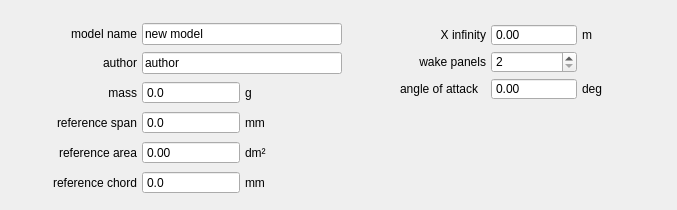
      <widget class="QWidget" name="tabGlobal">
       <attribute name="title">
        <string>Global Settings</string>
       </attribute>
       <widget class="QWidget" name="gridLayoutWidget">
        <property name="geometry">
         <rect>
          <x>20</x>
          <y>20</y>
          <width>322</width>
          <height>181</height>
         </rect>
        </property>
        <layout class="QGridLayout" name="gridLayout_2" columnstretch="2,0,0">
         <property name="horizontalSpacing">
          <number>5</number>
         </property>
         <property name="verticalSpacing">
          <number>4</number>
         </property>
         <item row="0" column="0">
          <widget class="QLabel" name="label">
           <property name="sizePolicy">
            <sizepolicy hsizetype="Minimum" vsizetype="Preferred">
             <horstretch>0</horstretch>
             <verstretch>0</verstretch>
            </sizepolicy>
           </property>
           <property name="text">
            <string>model name</string>
           </property>
           <property name="alignment">
            <set>Qt::AlignRight|Qt::AlignTrailing|Qt::AlignVCenter</set>
           </property>
           <property name="margin">
            <number>2</number>
           </property>
          </widget>
         </item>
         <item row="0" column="1" colspan="2">
          <widget class="QLineEdit" name="globalSettingsModelName">
           <property name="minimumSize">
            <size>
             <width>200</width>
             <height>0</height>
            </size>
           </property>
           <property name="text">
            <string>new model</string>
           </property>
          </widget>
         </item>
         <item row="2" column="0">
          <widget class="QLabel" name="label_2">
           <property name="sizePolicy">
            <sizepolicy hsizetype="Minimum" vsizetype="Preferred">
             <horstretch>0</horstretch>
             <verstretch>0</verstretch>
            </sizepolicy>
           </property>
           <property name="text">
            <string>mass</string>
           </property>
           <property name="alignment">
            <set>Qt::AlignRight|Qt::AlignTrailing|Qt::AlignVCenter</set>
           </property>
           <property name="margin">
            <number>2</number>
           </property>
          </widget>
         </item>
         <item row="2" column="1">
          <widget class="QDoubleSpinBox" name="globalSettingsMass">
           <property name="buttonSymbols">
            <enum>QAbstractSpinBox::NoButtons</enum>
           </property>
           <property name="decimals">
            <number>1</number>
           </property>
           <property name="maximum">
            <double>999990.000000000000000</double>
           </property>
          </widget>
         </item>
         <item row="3" column="0">
          <widget class="QLabel" name="label_13">
           <property name="sizePolicy">
            <sizepolicy hsizetype="Minimum" vsizetype="Preferred">
             <horstretch>0</horstretch>
             <verstretch>0</verstretch>
            </sizepolicy>
           </property>
           <property name="text">
            <string>reference span</string>
           </property>
           <property name="alignment">
            <set>Qt::AlignRight|Qt::AlignTrailing|Qt::AlignVCenter</set>
           </property>
           <property name="margin">
            <number>2</number>
           </property>
          </widget>
         </item>
         <item row="3" column="1">
          <widget class="QDoubleSpinBox" name="globalSettingsReferenceSpan">
           <property name="buttonSymbols">
            <enum>QAbstractSpinBox::NoButtons</enum>
           </property>
           <property name="decimals">
            <number>1</number>
           </property>
           <property name="maximum">
            <double>999990.000000000000000</double>
           </property>
          </widget>
         </item>
         <item row="2" column="2">
          <widget class="QLabel" name="label_22">
           <property name="text">
            <string>g</string>
           </property>
           <property name="margin">
            <number>2</number>
           </property>
          </widget>
         </item>
         <item row="3" column="2">
          <widget class="QLabel" name="label_23">
           <property name="text">
            <string>mm</string>
           </property>
           <property name="margin">
            <number>2</number>
           </property>
          </widget>
         </item>
         <item row="1" column="0">
          <widget class="QLabel" name="label_24">
           <property name="sizePolicy">
            <sizepolicy hsizetype="Minimum" vsizetype="Preferred">
             <horstretch>0</horstretch>
             <verstretch>0</verstretch>
            </sizepolicy>
           </property>
           <property name="text">
            <string>author</string>
           </property>
           <property name="alignment">
            <set>Qt::AlignRight|Qt::AlignTrailing|Qt::AlignVCenter</set>
           </property>
           <property name="margin">
            <number>2</number>
           </property>
          </widget>
         </item>
         <item row="1" column="1" colspan="2">
          <widget class="QLineEdit" name="globalSettingsModelAuthor">
           <property name="minimumSize">
            <size>
             <width>200</width>
             <height>0</height>
            </size>
           </property>
           <property name="text">
            <string>author</string>
           </property>
          </widget>
         </item>
         <item row="4" column="0">
          <widget class="QLabel" name="label_31">
           <property name="sizePolicy">
            <sizepolicy hsizetype="Minimum" vsizetype="Preferred">
             <horstretch>0</horstretch>
             <verstretch>0</verstretch>
            </sizepolicy>
           </property>
           <property name="text">
            <string>reference area</string>
           </property>
           <property name="alignment">
            <set>Qt::AlignRight|Qt::AlignTrailing|Qt::AlignVCenter</set>
           </property>
           <property name="margin">
            <number>2</number>
           </property>
          </widget>
         </item>
         <item row="4" column="2">
          <widget class="QLabel" name="label_32">
           <property name="text">
            <string>dm²</string>
           </property>
           <property name="margin">
            <number>2</number>
           </property>
          </widget>
         </item>
         <item row="4" column="1">
          <widget class="QDoubleSpinBox" name="globalSettingsReferenceArea">
           <property name="buttonSymbols">
            <enum>QAbstractSpinBox::NoButtons</enum>
           </property>
           <property name="decimals">
            <number>2</number>
           </property>
           <property name="maximum">
            <double>999990.000000000000000</double>
           </property>
          </widget>
         </item>
         <item row="5" column="1">
          <widget class="QDoubleSpinBox" name="globalSettingsReferenceChord">
           <property name="buttonSymbols">
            <enum>QAbstractSpinBox::NoButtons</enum>
           </property>
           <property name="decimals">
            <number>1</number>
           </property>
           <property name="maximum">
            <double>999990.000000000000000</double>
           </property>
          </widget>
         </item>
         <item row="5" column="2">
          <widget class="QLabel" name="label_25">
           <property name="text">
            <string>mm</string>
           </property>
           <property name="margin">
            <number>2</number>
           </property>
          </widget>
         </item>
         <item row="5" column="0">
          <widget class="QLabel" name="label_33">
           <property name="sizePolicy">
            <sizepolicy hsizetype="Minimum" vsizetype="Preferred">
             <horstretch>0</horstretch>
             <verstretch>0</verstretch>
            </sizepolicy>
           </property>
           <property name="text">
            <string>reference chord</string>
           </property>
           <property name="alignment">
            <set>Qt::AlignRight|Qt::AlignTrailing|Qt::AlignVCenter</set>
           </property>
           <property name="margin">
            <number>2</number>
           </property>
          </widget>
         </item>
        </layout>
       </widget>
       <widget class="QWidget" name="gridLayoutWidget_3">
        <property name="geometry">
         <rect>
          <x>400</x>
          <y>20</y>
          <width>268</width>
          <height>84</height>
         </rect>
        </property>
        <layout class="QGridLayout" name="gridLayout_5">
         <property name="topMargin">
          <number>4</number>
         </property>
         <property name="bottomMargin">
          <number>4</number>
         </property>
         <property name="spacing">
          <number>5</number>
         </property>
         <item row="0" column="0">
          <widget class="QLabel" name="label_26">
           <property name="text">
            <string>X infinity</string>
           </property>
           <property name="alignment">
            <set>Qt::AlignRight|Qt::AlignTrailing|Qt::AlignVCenter</set>
           </property>
          </widget>
         </item>
         <item row="0" column="1">
          <widget class="QDoubleSpinBox" name="globalSettingsXinfinity">
           <property name="buttonSymbols">
            <enum>QAbstractSpinBox::NoButtons</enum>
           </property>
          </widget>
         </item>
         <item row="0" column="2">
          <widget class="QLabel" name="label_27">
           <property name="text">
            <string>m</string>
           </property>
          </widget>
         </item>
         <item row="1" column="1">
          <widget class="QSpinBox" name="globalSettingsNumberWakePanels">
           <property name="minimum">
            <number>2</number>
           </property>
           <property name="maximum">
            <number>999</number>
           </property>
          </widget>
         </item>
         <item row="1" column="0">
          <widget class="QLabel" name="label_28">
           <property name="text">
            <string>wake panels</string>
           </property>
           <property name="alignment">
            <set>Qt::AlignRight|Qt::AlignTrailing|Qt::AlignVCenter</set>
           </property>
          </widget>
         </item>
         <item row="2" column="0">
          <widget class="QLabel" name="label_15">
           <property name="text">
            <string>angle of attack</string>
           </property>
          </widget>
         </item>
         <item row="2" column="1">
          <widget class="QDoubleSpinBox" name="globalSettingsAoA">
           <property name="buttonSymbols">
            <enum>QAbstractSpinBox::NoButtons</enum>
           </property>
          </widget>
         </item>
         <item row="2" column="2">
          <widget class="QLabel" name="label_21">
           <property name="text">
            <string>deg</string>
           </property>
          </widget>
         </item>
        </layout>
       </widget>
      </widget>
